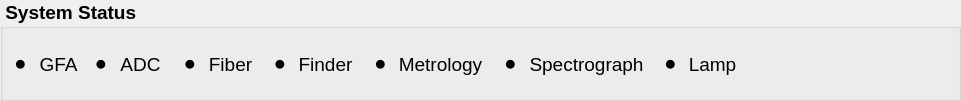
     <widget class="QGroupBox" name="group_status">
      <property name="geometry">
       <rect>
        <x>640</x>
        <y>0</y>
        <width>961</width>
        <height>101</height>
       </rect>
      </property>
      <property name="font">
       <font>
        <family>Arial</family>
        <pointsize>14</pointsize>
        <weight>75</weight>
        <bold>true</bold>
        <strikeout>false</strikeout>
       </font>
      </property>
      <property name="title">
       <string> System Status</string>
      </property>
      <widget class="QLabel" name="label_logo">
       <property name="geometry">
        <rect>
         <x>770</x>
         <y>30</y>
         <width>181</width>
         <height>61</height>
        </rect>
       </property>
       <property name="toolTip">
        <string>&lt;html&gt;&lt;head/&gt;&lt;body&gt;&lt;p&gt;Korea Multi-object Spectrograph&lt;/p&gt;&lt;/body&gt;&lt;/html&gt;</string>
       </property>
       <property name="text">
        <string/>
       </property>
       <property name="pixmap">
        <pixmap>kspec_logo_small.png</pixmap>
       </property>
       <property name="scaledContents">
        <bool>true</bool>
       </property>
      </widget>
      <widget class="QLabel" name="ok_status_gfa">
       <property name="geometry">
        <rect>
         <x>6</x>
         <y>50</y>
         <width>29</width>
         <height>29</height>
        </rect>
       </property>
       <property name="sizePolicy">
        <sizepolicy hsizetype="Expanding" vsizetype="Preferred">
         <horstretch>0</horstretch>
         <verstretch>0</verstretch>
        </sizepolicy>
       </property>
       <property name="font">
        <font>
         <family>Arial</family>
         <pointsize>14</pointsize>
         <weight>50</weight>
         <bold>false</bold>
         <strikeout>false</strikeout>
        </font>
       </property>
       <property name="text">
        <string>⚫</string>
       </property>
       <property name="alignment">
        <set>Qt::AlignCenter</set>
       </property>
      </widget>
      <widget class="QLabel" name="label_status_gfa">
       <property name="geometry">
        <rect>
         <x>28</x>
         <y>50</y>
         <width>61</width>
         <height>29</height>
        </rect>
       </property>
       <property name="font">
        <font>
         <family>Arial</family>
         <pointsize>14</pointsize>
         <weight>50</weight>
         <bold>false</bold>
         <strikeout>false</strikeout>
        </font>
       </property>
       <property name="text">
        <string>GFA</string>
       </property>
       <property name="alignment">
        <set>Qt::AlignCenter</set>
       </property>
      </widget>
      <widget class="QLabel" name="ok_status_adc">
       <property name="geometry">
        <rect>
         <x>88</x>
         <y>50</y>
         <width>26</width>
         <height>29</height>
        </rect>
       </property>
       <property name="sizePolicy">
        <sizepolicy hsizetype="Expanding" vsizetype="Preferred">
         <horstretch>0</horstretch>
         <verstretch>0</verstretch>
        </sizepolicy>
       </property>
       <property name="font">
        <font>
         <family>Arial</family>
         <pointsize>14</pointsize>
         <weight>50</weight>
         <bold>false</bold>
         <strikeout>false</strikeout>
        </font>
       </property>
       <property name="text">
        <string>⚫</string>
       </property>
       <property name="alignment">
        <set>Qt::AlignCenter</set>
       </property>
      </widget>
      <widget class="QLabel" name="label_status_adc">
       <property name="geometry">
        <rect>
         <x>110</x>
         <y>50</y>
         <width>61</width>
         <height>29</height>
        </rect>
       </property>
       <property name="font">
        <font>
         <family>Arial</family>
         <pointsize>14</pointsize>
         <weight>50</weight>
         <bold>false</bold>
         <strikeout>false</strikeout>
        </font>
       </property>
       <property name="text">
        <string>ADC</string>
       </property>
       <property name="alignment">
        <set>Qt::AlignCenter</set>
       </property>
      </widget>
      <widget class="QLabel" name="ok_status_fiber">
       <property name="geometry">
        <rect>
         <x>174</x>
         <y>50</y>
         <width>32</width>
         <height>29</height>
        </rect>
       </property>
       <property name="sizePolicy">
        <sizepolicy hsizetype="Expanding" vsizetype="Preferred">
         <horstretch>0</horstretch>
         <verstretch>0</verstretch>
        </sizepolicy>
       </property>
       <property name="font">
        <font>
         <family>Arial</family>
         <pointsize>14</pointsize>
         <weight>50</weight>
         <bold>false</bold>
         <strikeout>false</strikeout>
        </font>
       </property>
       <property name="text">
        <string>⚫</string>
       </property>
       <property name="alignment">
        <set>Qt::AlignCenter</set>
       </property>
      </widget>
      <widget class="QLabel" name="label_status_fiber">
       <property name="geometry">
        <rect>
         <x>200</x>
         <y>50</y>
         <width>61</width>
         <height>29</height>
        </rect>
       </property>
       <property name="font">
        <font>
         <family>Arial</family>
         <pointsize>14</pointsize>
         <weight>50</weight>
         <bold>false</bold>
         <strikeout>false</strikeout>
        </font>
       </property>
       <property name="text">
        <string>Fiber</string>
       </property>
       <property name="alignment">
        <set>Qt::AlignCenter</set>
       </property>
      </widget>
      <widget class="QLabel" name="ok_status_finder">
       <property name="geometry">
        <rect>
         <x>264</x>
         <y>50</y>
         <width>32</width>
         <height>29</height>
        </rect>
       </property>
       <property name="sizePolicy">
        <sizepolicy hsizetype="Expanding" vsizetype="Preferred">
         <horstretch>0</horstretch>
         <verstretch>0</verstretch>
        </sizepolicy>
       </property>
       <property name="font">
        <font>
         <family>Arial</family>
         <pointsize>14</pointsize>
         <weight>50</weight>
         <bold>false</bold>
         <strikeout>false</strikeout>
        </font>
       </property>
       <property name="text">
        <string>⚫</string>
       </property>
       <property name="alignment">
        <set>Qt::AlignCenter</set>
       </property>
      </widget>
      <widget class="QLabel" name="label_status_finder">
       <property name="geometry">
        <rect>
         <x>290</x>
         <y>50</y>
         <width>71</width>
         <height>29</height>
        </rect>
       </property>
       <property name="font">
        <font>
         <family>Arial</family>
         <pointsize>14</pointsize>
         <weight>50</weight>
         <bold>false</bold>
         <strikeout>false</strikeout>
        </font>
       </property>
       <property name="text">
        <string>Finder</string>
       </property>
       <property name="alignment">
        <set>Qt::AlignCenter</set>
       </property>
      </widget>
      <widget class="QLabel" name="ok_status_metrology">
       <property name="geometry">
        <rect>
         <x>364</x>
         <y>50</y>
         <width>33</width>
         <height>29</height>
        </rect>
       </property>
       <property name="sizePolicy">
        <sizepolicy hsizetype="Expanding" vsizetype="Preferred">
         <horstretch>0</horstretch>
         <verstretch>0</verstretch>
        </sizepolicy>
       </property>
       <property name="font">
        <font>
         <family>Arial</family>
         <pointsize>14</pointsize>
         <weight>50</weight>
         <bold>false</bold>
         <strikeout>false</strikeout>
        </font>
       </property>
       <property name="text">
        <string>⚫</string>
       </property>
       <property name="alignment">
        <set>Qt::AlignCenter</set>
       </property>
      </widget>
      <widget class="QLabel" name="label_status_metrology">
       <property name="geometry">
        <rect>
         <x>390</x>
         <y>50</y>
         <width>101</width>
         <height>29</height>
        </rect>
       </property>
       <property name="font">
        <font>
         <family>Arial</family>
         <pointsize>14</pointsize>
         <weight>50</weight>
         <bold>false</bold>
         <strikeout>false</strikeout>
        </font>
       </property>
       <property name="text">
        <string>Metrology</string>
       </property>
       <property name="alignment">
        <set>Qt::AlignCenter</set>
       </property>
      </widget>
      <widget class="QLabel" name="ok_status_spectrograph">
       <property name="geometry">
        <rect>
         <x>499</x>
         <y>50</y>
         <width>23</width>
         <height>29</height>
        </rect>
       </property>
       <property name="sizePolicy">
        <sizepolicy hsizetype="Expanding" vsizetype="Preferred">
         <horstretch>0</horstretch>
         <verstretch>0</verstretch>
        </sizepolicy>
       </property>
       <property name="font">
        <font>
         <family>Arial</family>
         <pointsize>14</pointsize>
         <weight>50</weight>
         <bold>false</bold>
         <strikeout>false</strikeout>
        </font>
       </property>
       <property name="text">
        <string>⚫</string>
       </property>
       <property name="alignment">
        <set>Qt::AlignCenter</set>
       </property>
      </widget>
      <widget class="QLabel" name="label_status_spectrograph">
       <property name="geometry">
        <rect>
         <x>516</x>
         <y>50</y>
         <width>141</width>
         <height>29</height>
        </rect>
       </property>
       <property name="font">
        <font>
         <family>Arial</family>
         <pointsize>14</pointsize>
         <weight>50</weight>
         <bold>false</bold>
         <strikeout>false</strikeout>
        </font>
       </property>
       <property name="text">
        <string>Spectrograph</string>
       </property>
       <property name="alignment">
        <set>Qt::AlignCenter</set>
       </property>
      </widget>
      <widget class="QLabel" name="ok_status_lamp">
       <property name="geometry">
        <rect>
         <x>656</x>
         <y>50</y>
         <width>29</width>
         <height>29</height>
        </rect>
       </property>
       <property name="sizePolicy">
        <sizepolicy hsizetype="Expanding" vsizetype="Preferred">
         <horstretch>0</horstretch>
         <verstretch>0</verstretch>
        </sizepolicy>
       </property>
       <property name="font">
        <font>
         <family>Arial</family>
         <pointsize>14</pointsize>
         <weight>50</weight>
         <bold>false</bold>
         <strikeout>false</strikeout>
        </font>
       </property>
       <property name="text">
        <string>⚫</string>
       </property>
       <property name="alignment">
        <set>Qt::AlignCenter</set>
       </property>
      </widget>
      <widget class="QLabel" name="label_status_lamp">
       <property name="geometry">
        <rect>
         <x>682</x>
         <y>50</y>
         <width>61</width>
         <height>29</height>
        </rect>
       </property>
       <property name="font">
        <font>
         <family>Arial</family>
         <pointsize>14</pointsize>
         <weight>50</weight>
         <bold>false</bold>
         <strikeout>false</strikeout>
        </font>
       </property>
       <property name="text">
        <string>Lamp</string>
       </property>
       <property name="alignment">
        <set>Qt::AlignCenter</set>
       </property>
      </widget>
     </widget>
